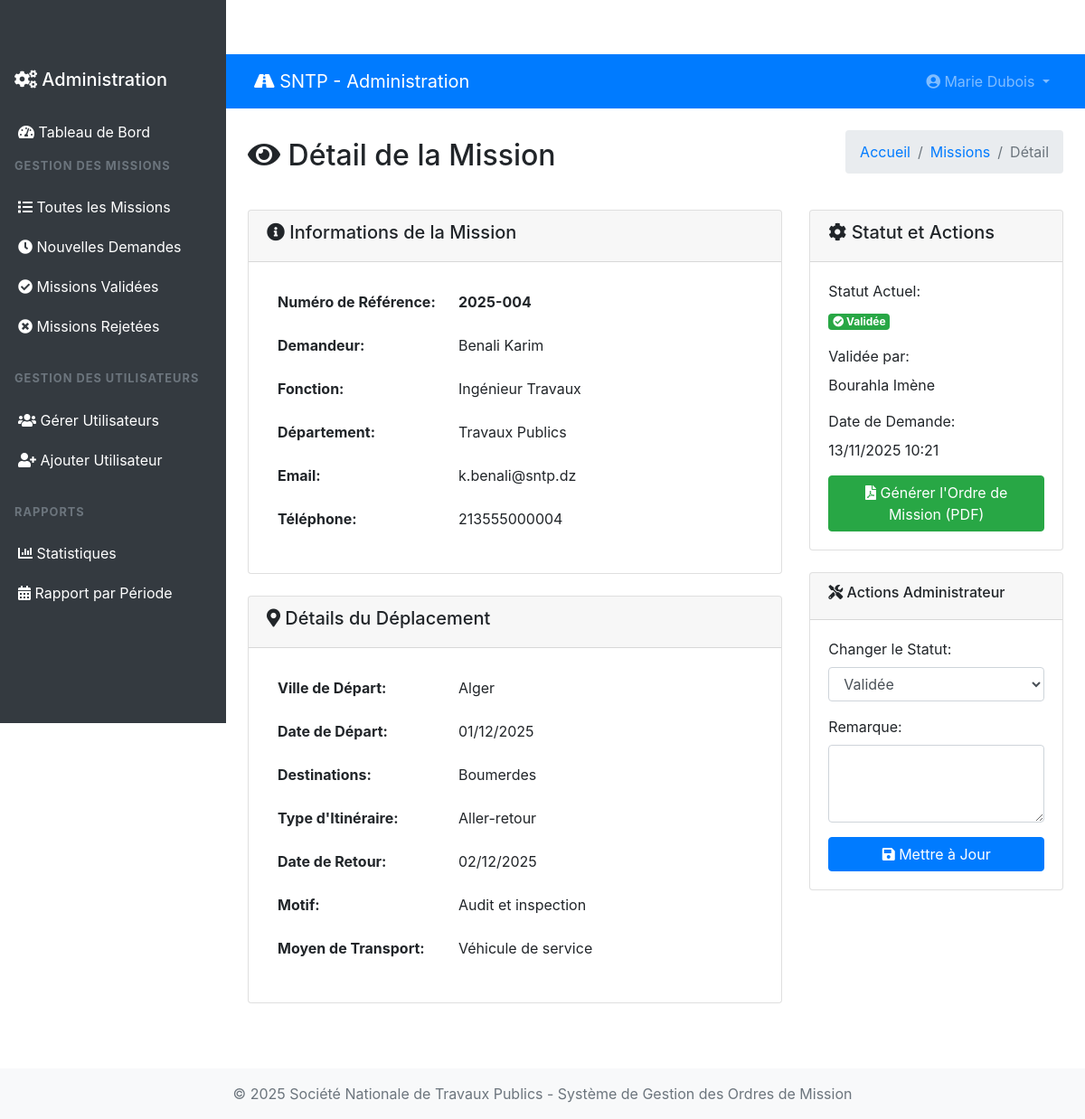
/admin/view-mission-detail.php?viewid=6 (signed in), run on the app's committed database.
### tables this page shows
CREATE TABLE `tblusers` (
  `ID` int(10) NOT NULL,
  `Nom` varchar(200) DEFAULT NULL,
  `Prenom` varchar(200) DEFAULT NULL,
  `Email` varchar(200) DEFAULT NULL,
  `Fonction` varchar(200) DEFAULT NULL,
  `Departement` varchar(200) DEFAULT NULL,
  `MobileNumber` bigint(10) DEFAULT NULL,
  `Password` varchar(200) NOT NULL,
  `Role` enum('admin','chef_departement','user') DEFAULT 'user',
  `RegDate` timestamp NULL DEFAULT current_timestamp(),
  `StampImage` varchar(255) DEFAULT NULL COMMENT 'Cachet officiel du chef',
  `StampDate` datetime DEFAULT NULL
);

CREATE TABLE `tblmissions` (
  `ID` int(10) NOT NULL,
  `UserID` int(5) NOT NULL,
  `SubmittedBy` int(5) DEFAULT NULL,
  `ReferenceNumber` varchar(50) DEFAULT NULL,
  `NomPrenom` varchar(400) DEFAULT NULL,
  `Fonction` varchar(200) DEFAULT NULL,
  `VilleDepart` varchar(200) DEFAULT NULL,
  `DateDepart` date DEFAULT NULL,
  `Destinations` text DEFAULT NULL,
  `ItineraireType` varchar(100) DEFAULT NULL,
  `MotifDeplacement` varchar(300) DEFAULT NULL,
  `MoyenTransport` varchar(200) DEFAULT NULL,
  `DateRetour` date DEFAULT NULL,
  `Observations` text DEFAULT NULL,
  `Status` enum('en_attente','validee','rejetee','en_cours') DEFAULT 'en_attente',
  `Remarque` text DEFAULT NULL,
  `ValidatedBy` int(5) DEFAULT NULL,
  `DateCreation` timestamp NULL DEFAULT current_timestamp(),
  `DateValidation` timestamp NULL DEFAULT NULL ON UPDATE current_timestamp(),
  `SignaturePath` varchar(255) DEFAULT NULL COMMENT 'Signature manuscrite lors de la validation',
  `StampPath` varchar(255) DEFAULT NULL COMMENT 'Cachet officiel utilisé'
);

### admin/view-mission-detail.php (the view, shortened to what this page needs)
<?php
include('includes/dbconnection.php');
if (strlen($_SESSION['GMSaid']) == 0) {
    header('location:logout.php');
} else {
    $vid = intval($_GET['viewid']);
?>
<!DOCTYPE html>
<html lang="fr">
<head>
    <link href="https://cdn.jsdelivr.net/npm/bootstrap@4.6.2/dist/css/bootstrap.min.css" rel="stylesheet">
    <link href="https://cdnjs.cloudflare.com/ajax/libs/font-awesome/5.15.4/css/all.min.css" rel="stylesheet">
</head>
<body>
    <?php include_once('includes/sidebar.php'); ?>
    <div class="main-content">
        <?php include_once('includes/header.php'); ?>
        <div class="container-fluid p-4">
            <div class="d-flex justify-content-between align-items-center mb-4">
                <h2><i class="fas fa-eye"></i> Détail de la Mission</h2>
                <nav aria-label="breadcrumb">
                    <ol class="breadcrumb">
                        <li class="breadcrumb-item"><a href="dashboard.php">Accueil</a></li>
                        <li class="breadcrumb-item"><a href="all-missions.php">Missions</a></li>
                        <li class="breadcrumb-item active">Détail</li>
                    </ol>
                </nav>
            </div>
            <?php
            $sql = "SELECT m.*, u.Nom, u.Prenom, u.Email, u.MobileNumber, u.Departement, u.Fonction as UserFonction,
                           v.Nom as ValidatorNom, v.Prenom as ValidatorPrenom
                    FROM tblmissions m
                    JOIN tblusers u ON m.UserID = u.ID
                    LEFT JOIN tblusers v ON m.ValidatedBy = v.ID
                    WHERE m.ID = :vid";
            $query = $dbh->prepare($sql);
            $query->bindParam(':vid', $vid, PDO::PARAM_STR);
            $query->execute();
            $result = $query->fetch(PDO::FETCH_OBJ);
            if($query->rowCount() > 0) {
            ?>
            <div class="row">
                <div class="col-lg-8">
                    <div class="card">
                        <div class="card-header">
                            <h5><i class="fas fa-info-circle"></i> Informations de la Mission</h5>
                        </div>
                        <div class="card-body">
                            <table class="table table-borderless">
                                <tr>
                                    <th width="200">Numéro de Référence:</th>
                                    <td><strong><?php echo htmlentities($result->ReferenceNumber); ?></strong></td>
                                </tr>
                                <tr>
                                    <th>Demandeur:</th>
                                    <td><?php echo htmlentities($result->Nom . ' ' . $result->Prenom); ?></td>
                                </tr>
                                <tr>
                                    <th>Fonction:</th>
                                    <td><?php echo htmlentities($result->UserFonction); ?></td>
                                </tr>
                                <tr>
                                    <th>Département:</th>
                                    <td><?php echo htmlentities($result->Departement); ?></td>
                                </tr>
                                <tr>
                                    <th>Email:</th>
                                    <td><?php echo htmlentities($result->Email); ?></td>
                                </tr>
                                <tr>
                                    <th>Téléphone:</th>
                                    <td><?php echo htmlentities($result->MobileNumber); ?></td>
                                </tr>
                            </table>
                        </div>
                    </div>
                    <div class="card mt-4">
                        <div class="card-header">
                            <h5><i class="fas fa-map-marker-alt"></i> Détails du Déplacement</h5>
                        </div>
                        <div class="card-body">
                            <table class="table table-borderless">
                                <tr>
                                    <th width="200">Ville de Départ:</th>
                                    <td><?php echo htmlentities($result->VilleDepart); ?></td>
                                </tr>
                                <tr>
                                    <th>Date de Départ:</th>
                                    <td><?php echo date('d/m/Y', strtotime($result->DateDepart)); ?></td>
                                </tr>
                                <tr>
                                    <th>Destinations:</th>
                                    <td><?php echo htmlentities($result->Destinations); ?></td>
                                </tr>
                                <tr>
                                    <th>Type d'Itinéraire:</th>
                                    <td><?php echo htmlentities($result->ItineraireType); ?></td>
                                </tr>
                                <tr>
                                    <th>Date de Retour:</th>
                                    <td><?php echo date('d/m/Y', strtotime($result->DateRetour)); ?></td>
                                </tr>
                                <tr>
                                    <th>Motif:</th>
                                    <td><?php echo htmlentities($result->MotifDeplacement); ?></td>
                                </tr>
                                <tr>
                                    <th>Moyen de Transport:</th>
                                    <td><?php echo htmlentities($result->MoyenTransport); ?></td>
                                </tr>
                            </table>
                        </div>
                    </div>
                </div>
                <div class="col-lg-4">
                    <div class="card">
                        <div class="card-header">
                            <h5><i class="fas fa-cog"></i> Statut et Actions</h5>
                        </div>
                        <div class="card-body">
                            <div class="mb-3">
                                <label>Statut Actuel:</label>
                                <div>
                                    <?php if($result->Status == 'en_attente') { ?>
                                        <span class="badge badge-warning badge-lg">
                                            <i class="fas fa-clock"></i> En attente de validation
                                        </span>
                                    <?php } elseif($result->Status == 'validee') { ?>
                                        <span class="badge badge-success badge-lg">
                                            <i class="fas fa-check-circle"></i> Validée
                                        </span>
                                    <?php } elseif($result->Status == 'rejetee') { ?>
                                        <span class="badge badge-danger badge-lg">
                                            <i class="fas fa-times-circle"></i> Rejetée
                                        </span>
                                    <?php } ?>
                                </div>
                            </div>
                            <?php if($result->ValidatorNom) { ?>
                            <div class="mb-3">
                                <label>Validée par:</label>
                                <p><?php echo htmlentities($result->ValidatorNom . ' ' . $result->ValidatorPrenom); ?></p>
                            </div>
                            <?php } ?>
                            <div class="mb-3">
                                <label>Date de Demande:</label>
                                <p><?php echo date('d/m/Y H:i', strtotime($result->DateCreation)); ?></p>
                            </div>
                            <?php if($result->Status == 'validee') { ?>
                            <a href="../includes/generate-pdf.php?mid=<?php echo $result->ID; ?>"
                               class="btn btn-success btn-block" target="_blank">
                                <i class="fas fa-file-pdf"></i> Générer l'Ordre de Mission (PDF)
                            </a>
                            <?php } ?>
                        </div>
                    </div>
                    <div class="card mt-4">
                        <div class="card-header">
                            <h6><i class="fas fa-tools"></i> Actions Administrateur</h6>
                        </div>
                        <div class="card-body">
                            <form method="POST">
                                <div class="form-group">
                                    <label for="status">Changer le Statut:</label>
                                    <select name="status" id="status" class="form-control">
                                        <option value="validee" <?php if($result->Status=='validee') echo 'selected'; ?>>Validée</option>
                                    </select>
                                </div>
                                <div class="form-group">
                                    <label for="remarque">Remarque:</label>
                                    <textarea name="remarque" id="remarque" class="form-control" rows="3"><?php echo htmlentities($result->Remarque); ?></textarea>
                                </div>
                                <button type="submit" name="update_status" class="btn btn-primary btn-block">
                                    <i class="fas fa-save"></i> Mettre à Jour
                                </button>
                            </form>
                        </div>
                    </div>
                </div>
            </div>
            <?php } ?>
        </div>
    </div>
    <?php include_once('includes/footer.php'); ?>
</body>
</html>
<?php } ?>

### admin/includes/header.php (shortened to what this page needs)
<nav class="navbar navbar-expand-lg navbar-dark bg-primary">
    <div class="container-fluid">
        <a class="navbar-brand" href="dashboard.php">
            <i class="fas fa-road"></i> SNTP - Administration
        </a>
        <div class="collapse navbar-collapse" id="navbarNav">
            <ul class="navbar-nav ml-auto">
                <li class="nav-item dropdown">
                    <a class="nav-link dropdown-toggle" href="#" id="navbarDropdown" role="button" data-toggle="dropdown">
                        <i class="fas fa-user-circle"></i>
                        <?php
                        $aid = $_SESSION['GMSaid'];
                        $sql = "SELECT Nom,Prenom FROM tblusers WHERE ID=:aid";
                        $query = $dbh->prepare($sql);
                        $query->bindParam(':aid',$aid,PDO::PARAM_STR);
                        $query->execute();
                        $result = $query->fetch(PDO::FETCH_OBJ);
                        echo htmlentities($result->Prenom . ' ' . $result->Nom);
                        ?>
                    </a>
                </li>
            </ul>
        </div>
    </div>
</nav>

### admin/includes/sidebar.php (style rules this page uses)
.main-content { margin-left: 250px; padding-top: 60px; }
.nav-link { padding: 10px 20px; border-radius: 0; transition: background-color 0.3s; }

### data on the page
tblusers: Prenom+Nom "Marie Dubois"
tblmissions: ReferenceNumber "2025-004", UserID.Prenom "Benali Karim", UserID.Fonction "Ingénieur Travaux", UserID.Departement "Travaux Publics", UserID.Email "k.benali@sntp.dz", UserID.MobileNumber "213555000004", VilleDepart "Alger", DateDepart "01/12/2025", Destinations "Boumerdes", ItineraireType "Aller-retour", DateRetour "02/12/2025", MotifDeplacement "Audit et inspection", MoyenTransport "Véhicule de service", ValidatedBy.Prenom "Bourahla Imène", DateCreation "13/11/2025 10:21", status "Validée"
